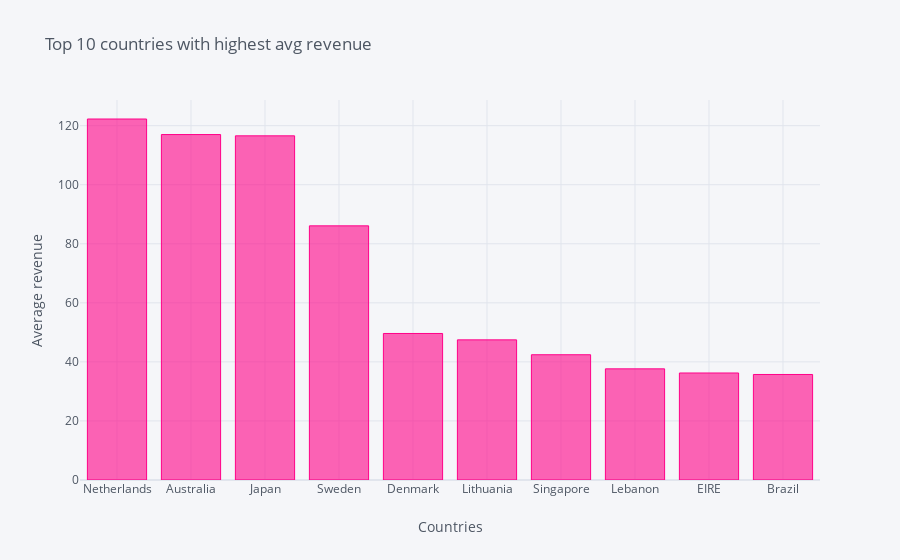

The notebook cell this image was saved under:
### Code cell
# visualize top 10 countries with highest average revenue  
df = data4[['Country', 'Revenue']].groupby(['Country']).agg('mean') 
df2 = df.reset_index()
df3 = df2.sort_values(by='Revenue', ascending=False).head(10)

df3.iplot(kind='bar', x='Country', xTitle='Countries', yTitle='Average revenue', 
           title='Top 10 countries with highest avg revenue', color='pink')

### Figure 1 — Plotly figure (JSON) as saved in the notebook; plotly's stock layout.template omitted (floating-point values rounded to 4 significant figures)
{"data": [{"marker": {"color": "rgba(255, 0, 136, 0.6)", "line": {"color": "rgba(255, 0, 136, 1.0)", "width": 1}}, "name": "Revenue", "orientation": "v", "text": "", "type": "bar", "x": ["Netherlands", "Australia", "Japan", "Sweden", "Denmark", "Lithuania", "Singapore", "Lebanon", "EIRE", "Brazil"], "y": [122.3, 117.0, 116.6, 86.07, 49.62, 47.46, 42.42, 37.64, 36.24, 35.74]}], "layout": {"legend": {"bgcolor": "#F5F6F9", "font": {"color": "#4D5663"}}, "paper_bgcolor": "#F5F6F9", "plot_bgcolor": "#F5F6F9", "title": {"font": {"color": "#4D5663"}, "text": "Top 10 countries with highest avg revenue"}, "xaxis": {"gridcolor": "#E1E5ED", "showgrid": true, "tickfont": {"color": "#4D5663"}, "title": {"font": {"color": "#4D5663"}, "text": "Countries"}, "zerolinecolor": "#E1E5ED"}, "yaxis": {"gridcolor": "#E1E5ED", "showgrid": true, "tickfont": {"color": "#4D5663"}, "title": {"font": {"color": "#4D5663"}, "text": "Average revenue"}, "zerolinecolor": "#E1E5ED"}}}
